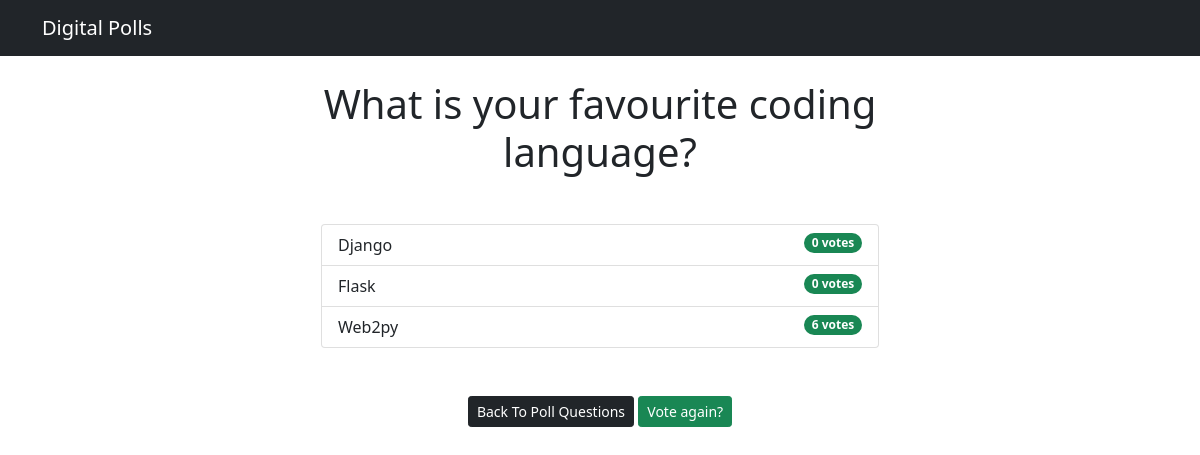
Page /polls/1/results/ on the committed database.
### polls/models.py (models this page shows, shortened)
class Question(models.Model):
    question_text = models.CharField(max_length=200)  # Each field is an instance of a Field class
    pub_date = models.DateTimeField(
        "date published"
    )  # we can give each field an optional -user-friendly' name by passing a string as first argument

class Choice(models.Model):
    question = models.ForeignKey(
        Question, on_delete=models.CASCADE
    )  # foreign key so that each choice has a Q. when question is deleted, all its choices will also be deleted.
    choice_text = models.CharField(max_length=200)  # CharField has a required argument of max_length
    votes = models.IntegerField(default=0)  # we can optionally give default values

### polls/views.py (the view)
# urls.py: path("<int:question_id>/results/", views.results, name="results"),
def results(request, question_id):
    question = get_object_or_404(Question, pk=question_id)
    return render(request, "polls/results.html", {"question": question})

### templates/polls/results.html
{% extends 'base.html' %} {% block content %}
<h1 class="mb-5 text-center">{{ question.question_text }}</h1>
<ul class="list-group mb-5">
  {% for choice in question.choice_set.all %}
  <li class="list-group-item">
    {{ choice.choice_text }}
    <span class="badge rounded-pill bg-success float-end"
      >{{ choice.votes }} vote{{ choice.votes | pluralize }}</span
    >
  </li>
  {% endfor %}
</ul>
<div class="buttons text-center">
  <a class="btn btn-dark btn-sm mb-3" href="{% url 'polls:index' %}"
    >Back To Poll Questions</a
  >
  <a
    class="btn btn-success btn-sm mb-3"
    href="{% url 'polls:detail' question.id %}"
    >Vote again?</a
  >
</div>
{% endblock %}

### rows in the picture
Question: question_text "What is your favourite coding language?"
Choice: choice_text "Django", votes "0", votes|pluralize "s"
Choice: choice_text "Flask", votes "0", votes|pluralize "s"
Choice: choice_text "Web2py", votes "6", votes|pluralize "s"
